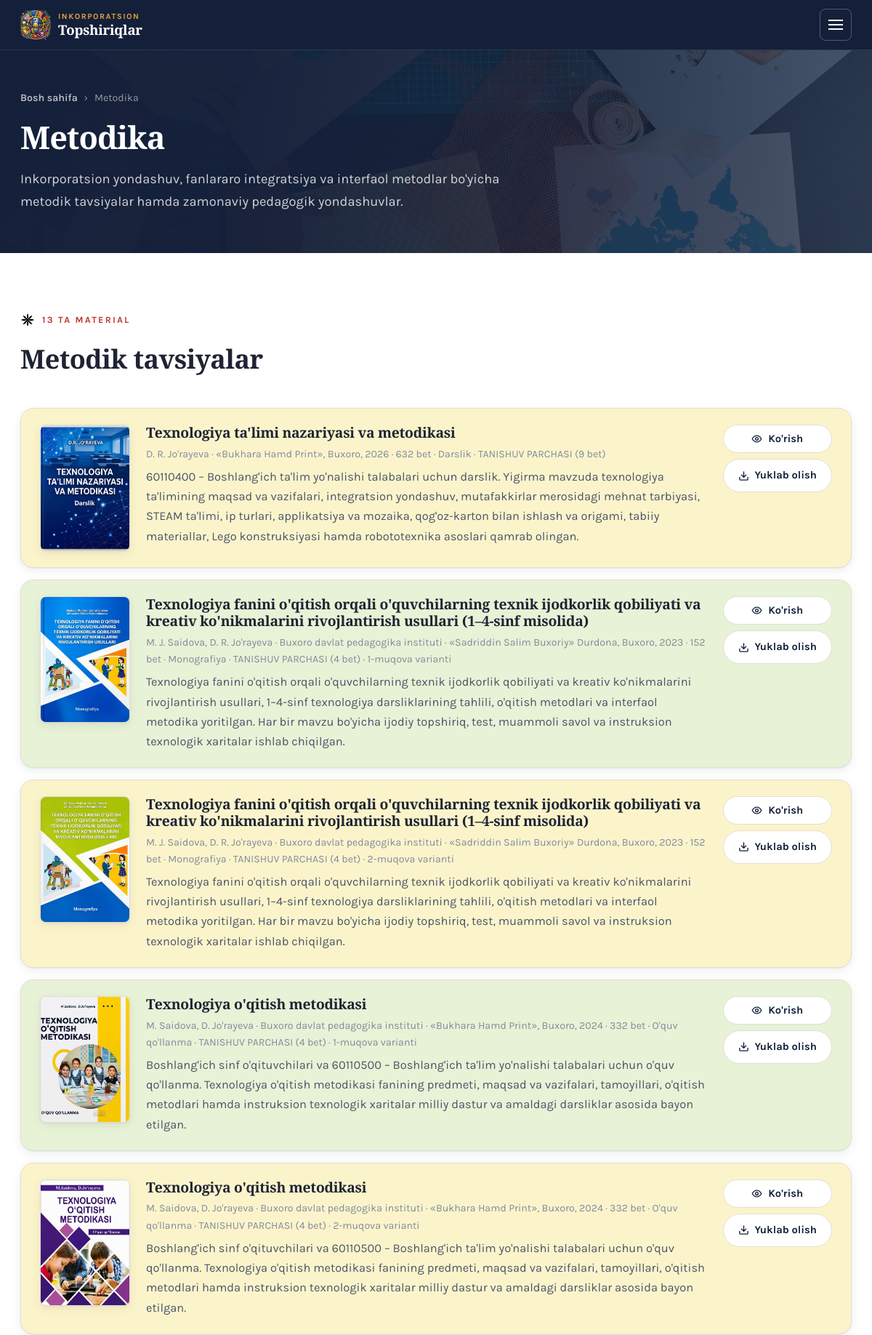
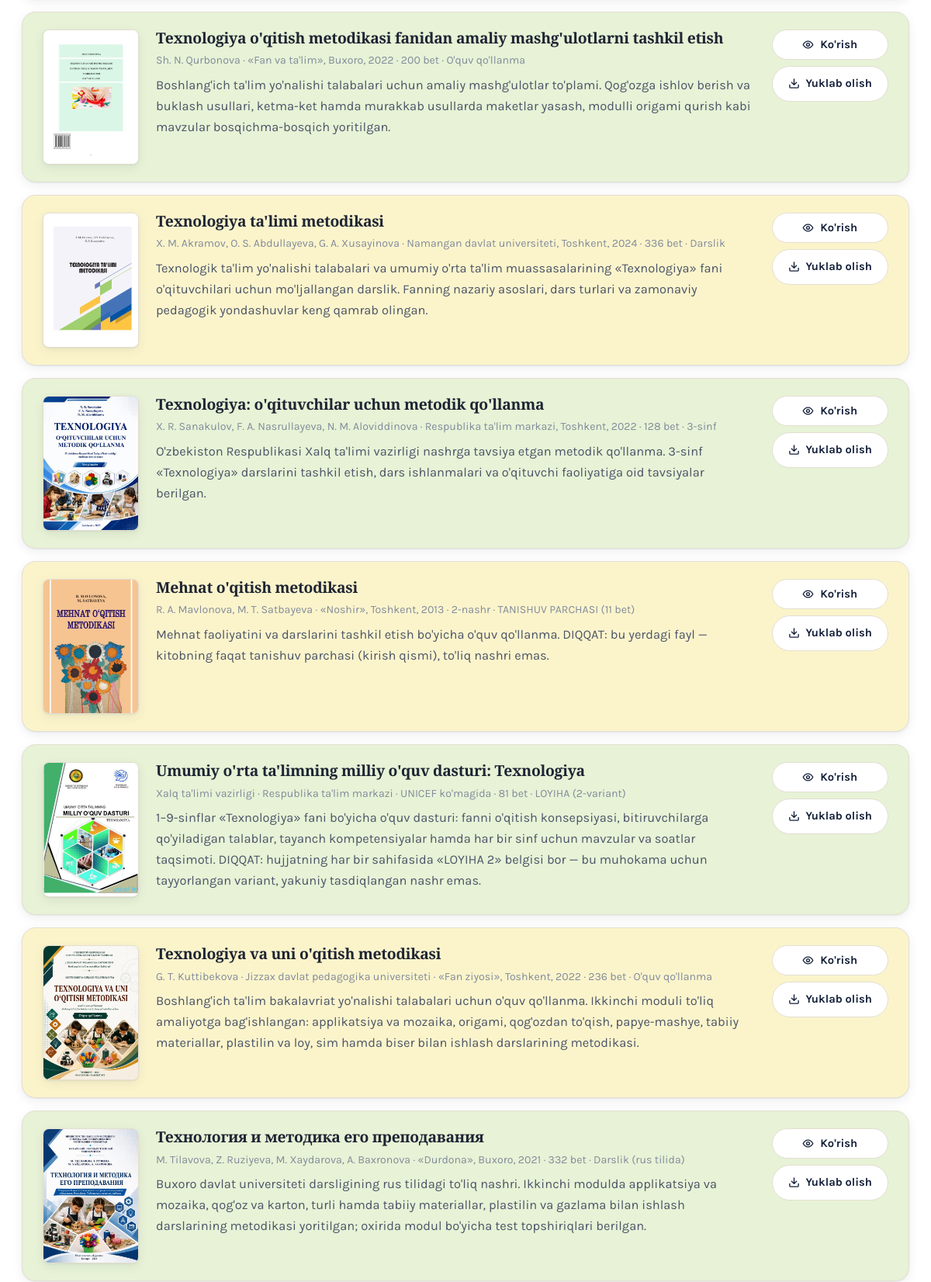
Page /metodika (upper part) on the committed database (2 pictures, top to bottom).
### home/models.py (models this page shows, shortened)
class Material(models.Model):
    SECTION_METODIKA = 'metodika'
    SECTION_MAQOLA = 'maqola'
    SECTION_TOPSHIRIQ = 'topshiriq'
    SECTION_XARITA = 'xarita'
    SECTION_ISHLANMA = 'ishlanma'
    SECTION_CHOICES = [
        (SECTION_METODIKA, "Metodika"),
        (SECTION_MAQOLA, "Maqola"),
        (SECTION_TOPSHIRIQ, "Topshiriq"),
        (SECTION_XARITA, "Instruksion texnologik xarita"),
        (SECTION_ISHLANMA, "Dars ishlanmalar"),
    ]
    KICHIK_RASMLI_TEST = 'rasmli_test'
    KICHIK_DIKTANT = 'diktant'
    KICHIK_BOLIM_CHOICES = [
        (KICHIK_RASMLI_TEST, "Rasmli test"),
        (KICHIK_DIKTANT, "Texnologik diktantlar"),
    ]
    section = models.CharField(
        max_length=20, choices=SECTION_CHOICES, verbose_name="Bo'lim",
    )
    kichik_bolim = models.CharField(
        max_length=20, choices=KICHIK_BOLIM_CHOICES, blank=True,
        verbose_name="Kichik bo'lim",
        help_text="Faqat \"Topshiriq\" bo'limi uchun: material qaysi ochiladigan "
                  "ro'yxatga tushishi. Boshqa bo'limlarda bo'sh qoldiring.",
    )
    title = models.CharField(max_length=250, verbose_name="Sarlavha")
    summary = models.TextField(
        blank=True, verbose_name="Qisqacha tavsif",
        help_text="Ro'yxatda sarlavha ostida ko'rinadi. 1–3 gap yetarli.",
    )
    body = models.TextField(
        blank=True, verbose_name="To'liq matn",
        help_text="Ixtiyoriy. Har bir bo'sh qator yangi xatboshi bo'ladi.",
    )
    file = models.FileField(
        upload_to='materiallar/', blank=True, null=True, verbose_name="Fayl",
        help_text="PDF, Word yoki taqdimot. Yuklansa, 'Yuklab olish' tugmasi chiqadi.",
    )
    muqova = models.FileField(
        upload_to='materiallar/muqova/', blank=True, null=True, verbose_name="Muqova rasmi",
        help_text="Ixtiyoriy (JPG yoki PNG). Ro'yxatda kitob muqovasi bo'lib ko'rinadi. "
                  "Bo'sh qoldirilsa, o'rniga fayl turi nishoni chiqadi.",
    )
    koruv = models.FileField(
        upload_to='materiallar/koruv/', blank=True, null=True,
        verbose_name="Ko'rish uchun PDF",
        help_text="Fayl Word bo'lsa, uning PDF nusxasini shu yerga yuklang — "
                  "sahifada 'Ko'rish' tugmasi paydo bo'ladi. Fayl PDF bo'lsa, bo'sh qoldiring.",
    )
    link = models.URLField(
        blank=True, verbose_name="Havola",
        help_text="Ixtiyoriy: tashqi manba (masalan, jurnal sayti) havolasi.",
    )
    manba = models.CharField(
        max_length=250, blank=True, verbose_name="Manba",
        help_text="Masalan: jurnal nomi, nashr yili, sinf yoki mavzu.",
    )
    order = models.IntegerField(
        default=0, verbose_name="Tartib",
        help_text="Kichik raqam yuqorida turadi.",
    )
    is_published = models.BooleanField(default=True, verbose_name="Chop etilgan")
    created_at = models.DateTimeField(auto_now_add=True, verbose_name="Qo'shilgan sana")
    class Meta:
        verbose_name = "Material"
        verbose_name_plural = "Materiallar"
        ordering = ['order', '-created_at']
    @property
    def file_ext(self):
        if not self.file:
            return ''
        return self.file.name.rsplit('.', 1)[-1].upper() if '.' in self.file.name else ''
    @property
    def is_pdf(self):
        return self.file_ext == 'PDF'
    @property
    def koruv_url(self):
        if self.is_pdf:
            return self.file.url
        if self.koruv:
            return self.koruv.url
        return ''

### home/views.py (the view)
# urls.py: path('metodika', views.metodika, name='metodika'),
def metodika(request):
    return _bolim(
        request, Material.SECTION_METODIKA, "Metodika",
        "Inkorporatsion yondashuv, fanlararo integratsiya va interfaol metodlar bo'yicha "
        "metodik tavsiyalar hamda zamonaviy pedagogik yondashuvlar.",
        "Metodik tavsiyalar",
    )

### home/views.py (called while the page is built, shortened)
def _bolim(request, section, nomi, lede, sarlavha, guruhlash=None, ilova=None):
    hammasi = list(Material.objects.filter(section=section, is_published=True))
    guruhlar = []
    guruhsiz = hammasi
    return render(request, 'bolim.html', {
        'active': section,
        'bolim_nomi': nomi,
        'bolim_lede': lede,
        'bolim_sarlavha': sarlavha,
        'materiallar': guruhsiz,
        'guruhlar': guruhlar,
        'jami': len(hammasi),
    })

### templates/bolim.html (shortened to what this page needs)
{% extends "base.html" %}
{% block content %}
<section class="page-head">
    <div class="wrap">
        <nav class="crumbs" aria-label="Yo'l">
            <a href="/">Bosh sahifa</a> <span aria-hidden="true">&rsaquo;</span> <span>{{ bolim_nomi }}</span>
        </nav>
        <h1>{{ bolim_nomi }}</h1>
        <p class="page-lede">{{ bolim_lede }}</p>
    </div>
</section>
<section class="section bolim-{{ active }}">
    <div class="wrap">
        {% if jami or guruhlar %}
            <div class="section-head">
                {% if jami %}
                    <span class="eyebrow ink">
                        <svg class="motif" aria-hidden="true"><use href="#palak"/></svg>
                        {{ jami }} ta material
                    </span>
                {% endif %}
                <h2>{{ bolim_sarlavha }}</h2>
            </div>
            {% if materiallar %}
                <div class="material-list">
                    {% for m in materiallar %}
                        {% include "_material.html" %}
                    {% endfor %}
                </div>
            {% endif %}
        {% endif %}
    </div>
</section>
{% endblock %}

### templates/_material.html (shortened to what this page needs)
<article class="material{% if m.muqova %} has-muqova{% endif %}">
    {% if m.muqova %}
        <div class="material-muqova">
            <img src="{{ m.muqova.url }}" alt="{{ m.title }} — muqova">
        </div>
    {% endif %}
    <div>
        <h3>{{ m.title }}</h3>
        {% if m.manba %}<div class="meta">{{ m.manba }}</div>{% endif %}
        {% if m.summary %}<p>{{ m.summary }}</p>{% endif %}
    </div>
    {% if m.file or m.link %}
        <div class="actions">
            {% if m.koruv_url %}
                <button type="button" class="btn-sm" data-pdf-tugma
                        data-manba="{{ m.koruv_url }}"
                        aria-expanded="false" aria-controls="koruvchi-{{ m.pk }}">
                    <svg viewBox="0 0 24 24" fill="none" stroke="currentColor" stroke-width="2.2" stroke-linecap="round" stroke-linejoin="round" aria-hidden="true"><path d="M2 12s3.6-7 10-7 10 7 10 7-3.6 7-10 7-10-7-10-7Z"/><circle cx="12" cy="12" r="3"/></svg>
                    <span data-yorliq>Ko'rish</span>
                </button>
            {% endif %}
            {% if m.file %}
                <a class="btn-sm" href="{{ m.file.url }}" download>
                    <svg viewBox="0 0 24 24" fill="none" stroke="currentColor" stroke-width="2.2" stroke-linecap="round" stroke-linejoin="round" aria-hidden="true"><path d="M21 15v4a2 2 0 0 1-2 2H5a2 2 0 0 1-2-2v-4M7 10l5 5 5-5M12 15V3"/></svg>
                    Yuklab olish
                </a>
            {% endif %}
        </div>
    {% endif %}
</article>

### rows in the picture
Material: muqova (picture), title "Texnologiya ta'limi nazariyasi va metodikasi", manba "D. R. Jo'rayeva · «Bukhara Hamd Print», Buxoro, 2026 · 632 bet · Darslik · TANISHUV PARCHASI (9 bet)", summary "60110400 – Boshlang'ich ta'lim yo'nalishi talabalari uchun darslik. Yigirma mavzuda texnologiya ta'limining maqsad va vazifalari, integratsion yondashuv, mutafakkirlar merosidagi mehnat tarbiyasi, STEAM ta'limi, ip turlari, applikatsiya va mozaika, qog'oz-karton bilan ishlash va origami, tabiiy materiallar, Lego konstruksiyasi hamda robototexnika asoslari qamrab olingan."
Material: muqova (picture), title "Texnologiya fanini o'qitish orqali o'quvchilarning texnik ijodkorlik qobiliyati va kreativ ko'nikmalarini rivojlantirish usullari (1–4-sinf misolida)", manba "M. J. Saidova, D. R. Jo'rayeva · Buxoro davlat pedagogika instituti · «Sadriddin Salim Buxoriy» Durdona, Buxoro, 2023 · 152 bet · Monografiya · TANISHUV PARCHASI (4 bet) · 1-muqova varianti", summary "Texnologiya fanini o'qitish orqali o'quvchilarning texnik ijodkorlik qobiliyati va kreativ ko'nikmalarini rivojlantirish usullari, 1–4-sinf texnologiya darsliklarining tahlili, o'qitish metodlari va interfaol metodika yoritilgan. Har bir mavzu bo'yicha ijodiy topshiriq, test, muammoli savol va instruksion texnologik xaritalar ishlab chiqilgan."
Material: muqova (picture), title "Texnologiya fanini o'qitish orqali o'quvchilarning texnik ijodkorlik qobiliyati va kreativ ko'nikmalarini rivojlantirish usullari (1–4-sinf misolida)", manba "M. J. Saidova, D. R. Jo'rayeva · Buxoro davlat pedagogika instituti · «Sadriddin Salim Buxoriy» Durdona, Buxoro, 2023 · 152 bet · Monografiya · TANISHUV PARCHASI (4 bet) · 2-muqova varianti", summary "Texnologiya fanini o'qitish orqali o'quvchilarning texnik ijodkorlik qobiliyati va kreativ ko'nikmalarini rivojlantirish usullari, 1–4-sinf texnologiya darsliklarining tahlili, o'qitish metodlari va interfaol metodika yoritilgan. Har bir mavzu bo'yicha ijodiy topshiriq, test, muammoli savol va instruksion texnologik xaritalar ishlab chiqilgan."
Material: muqova (picture), title "Texnologiya o'qitish metodikasi", manba "M. Saidova, D. Jo'rayeva · Buxoro davlat pedagogika instituti · «Bukhara Hamd Print», Buxoro, 2024 · 332 bet · O'quv qo'llanma · TANISHUV PARCHASI (4 bet) · 1-muqova varianti", summary "Boshlang'ich sinf o'qituvchilari va 60110500 – Boshlang'ich ta'lim yo'nalishi talabalari uchun o'quv qo'llanma. Texnologiya o'qitish metodikasi fanining predmeti, maqsad va vazifalari, tamoyillari, o'qitish metodlari hamda instruksion texnologik xaritalar milliy dastur va amaldagi darsliklar asosida bayon etilgan."
Material: muqova (picture), title "Texnologiya o'qitish metodikasi", manba "M. Saidova, D. Jo'rayeva · Buxoro davlat pedagogika instituti · «Bukhara Hamd Print», Buxoro, 2024 · 332 bet · O'quv qo'llanma · TANISHUV PARCHASI (4 bet) · 2-muqova varianti", summary "Boshlang'ich sinf o'qituvchilari va 60110500 – Boshlang'ich ta'lim yo'nalishi talabalari uchun o'quv qo'llanma. Texnologiya o'qitish metodikasi fanining predmeti, maqsad va vazifalari, tamoyillari, o'qitish metodlari hamda instruksion texnologik xaritalar milliy dastur va amaldagi darsliklar asosida bayon etilgan."
Material: muqova (picture), title "Texnologiya o'qitish metodikasi fanidan amaliy mashg'ulotlarni tashkil etish", manba "Sh. N. Qurbonova · «Fan va ta'lim», Buxoro, 2022 · 200 bet · O'quv qo'llanma", summary "Boshlang'ich ta'lim yo'nalishi talabalari uchun amaliy mashg'ulotlar to'plami. Qog'ozga ishlov berish va buklash usullari, ketma-ket hamda murakkab usullarda maketlar yasash, modulli origami qurish kabi mavzular bosqichma-bosqich yoritilgan."
Material: muqova (picture), title "Texnologiya ta'limi metodikasi", manba "X. M. Akramov, O. S. Abdullayeva, G. A. Xusayinova · Namangan davlat universiteti, Toshkent, 2024 · 336 bet · Darslik", summary "Texnologik ta'lim yo'nalishi talabalari va umumiy o'rta ta'lim muassasalarining «Texnologiya» fani o'qituvchilari uchun mo'ljallangan darslik. Fanning nazariy asoslari, dars turlari va zamonaviy pedagogik yondashuvlar keng qamrab olingan."
Material: muqova (picture), title "Texnologiya: o'qituvchilar uchun metodik qo'llanma", manba "X. R. Sanakulov, F. A. Nasrullayeva, N. M. Aloviddinova · Respublika ta'lim markazi, Toshkent, 2022 · 128 bet · 3-sinf", summary "O'zbekiston Respublikasi Xalq ta'limi vazirligi nashrga tavsiya etgan metodik qo'llanma. 3-sinf «Texnologiya» darslarini tashkil etish, dars ishlanmalari va o'qituvchi faoliyatiga oid tavsiyalar berilgan."
Material: muqova (picture), title "Mehnat o'qitish metodikasi", manba "R. A. Mavlonova, M. T. Satbayeva · «Noshir», Toshkent, 2013 · 2-nashr · TANISHUV PARCHASI (11 bet)", summary "Mehnat faoliyatini va darslarini tashkil etish bo'yicha o'quv qo'llanma. DIQQAT: bu yerdagi fayl — kitobning faqat tanishuv parchasi (kirish qismi), to'liq nashri emas."
Material: muqova (picture), title "Umumiy o'rta ta'limning milliy o'quv dasturi: Texnologiya", manba "Xalq ta'limi vazirligi · Respublika ta'lim markazi · UNICEF ko'magida · 81 bet · LOYIHA (2-variant)", summary "1–9-sinflar «Texnologiya» fani bo'yicha o'quv dasturi: fanni o'qitish konsepsiyasi, bitiruvchilarga qo'yiladigan talablar, tayanch kompetensiyalar hamda har bir sinf uchun mavzular va soatlar taqsimoti. DIQQAT: hujjatning har bir sahifasida «LOYIHA 2» belgisi bor — bu muhokama uchun tayyorlangan variant, yakuniy tasdiqlangan nashr emas."
Material: muqova (picture), title "Texnologiya va uni o'qitish metodikasi", manba "G. T. Kuttibekova · Jizzax davlat pedagogika universiteti · «Fan ziyosi», Toshkent, 2022 · 236 bet · O'quv qo'llanma", summary "Boshlang'ich ta'lim bakalavriat yo'nalishi talabalari uchun o'quv qo'llanma. Ikkinchi moduli to'liq amaliyotga bag'ishlangan: applikatsiya va mozaika, origami, qog'ozdan to'qish, papye-mashye, tabiiy materiallar, plastilin va loy, sim hamda biser bilan ishlash darslarining metodikasi."
Material: muqova (picture), title "Технология и методика его преподавания", manba "M. Tilavova, Z. Ruziyeva, M. Xaydarova, A. Baxronova · «Durdona», Buxoro, 2021 · 332 bet · Darslik (rus tilida)", summary "Buxoro davlat universiteti darsligining rus tilidagi to'liq nashri. Ikkinchi modulda applikatsiya va mozaika, qog'oz va karton, turli hamda tabiiy materiallar, plastilin va gazlama bilan ishlash darslarining metodikasi yoritilgan; oxirida modul bo'yicha test topshiriqlari berilgan."

### other values in the picture
{{ bolim_nomi }} "Metodika"
{{ bolim_lede }} "Inkorporatsion yondashuv, fanlararo integratsiya va interfaol metodlar bo'yicha metodik tavsiyalar hamda zamonaviy pedagogik yondashuvlar."
{{ jami }} "13"
{{ bolim_sarlavha }} "Metodik tavsiyalar"
